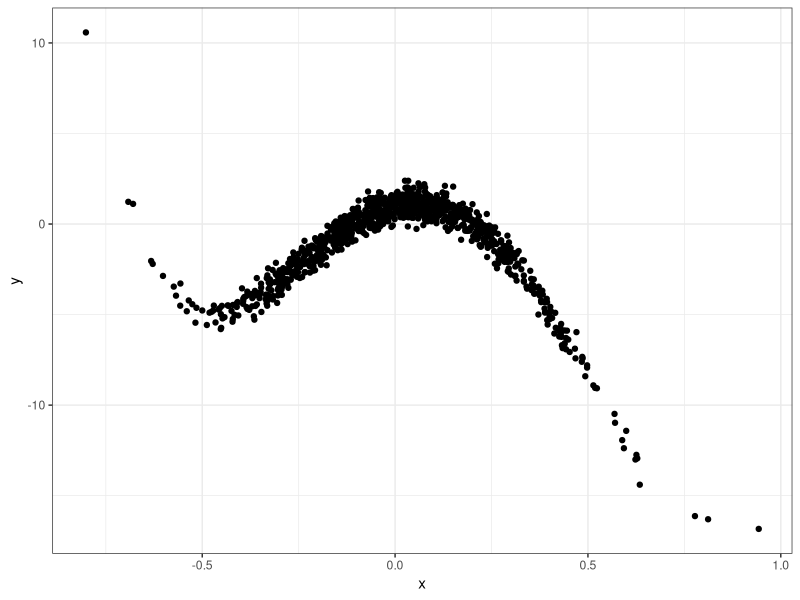
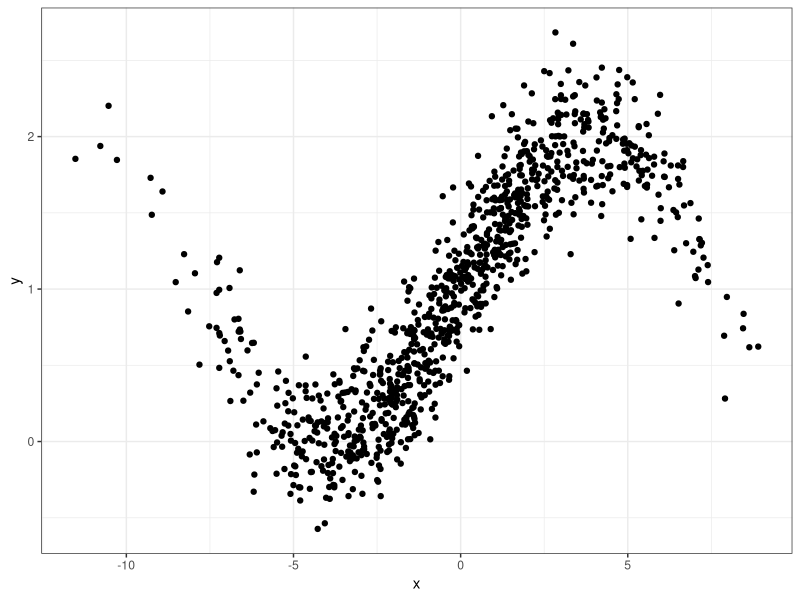
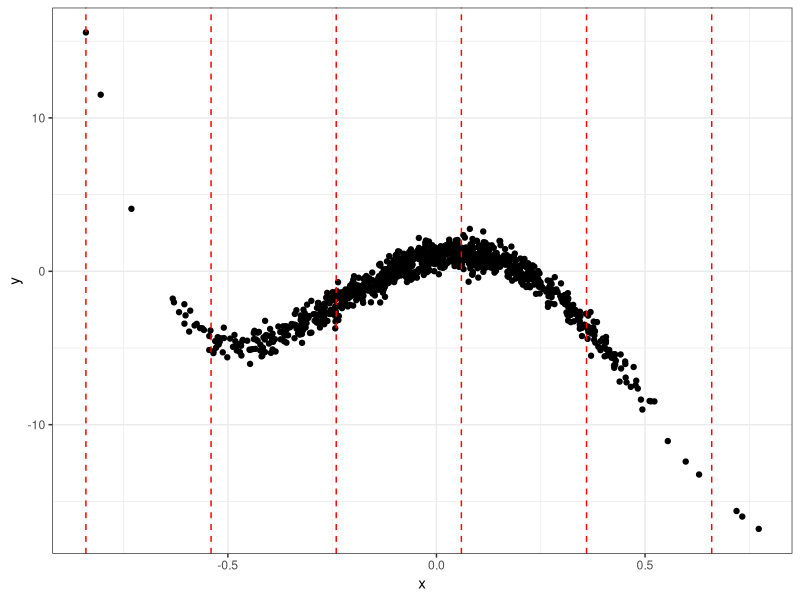
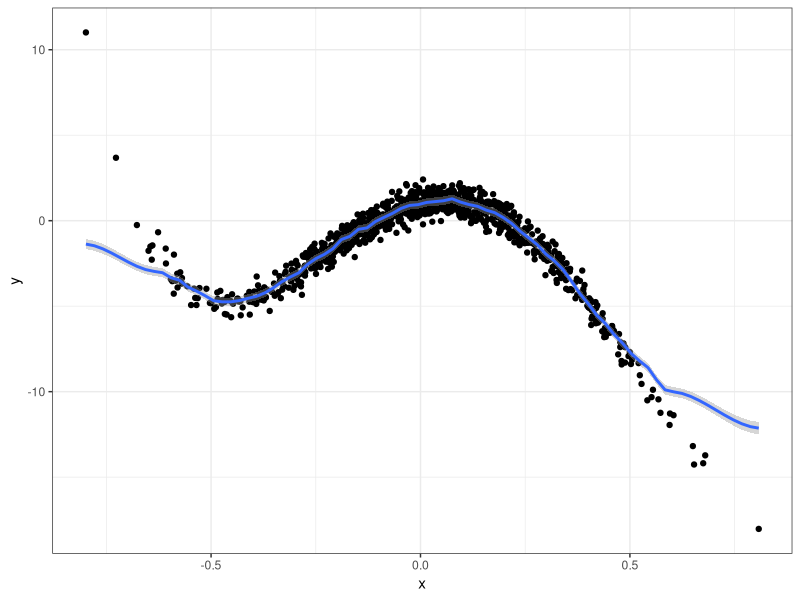
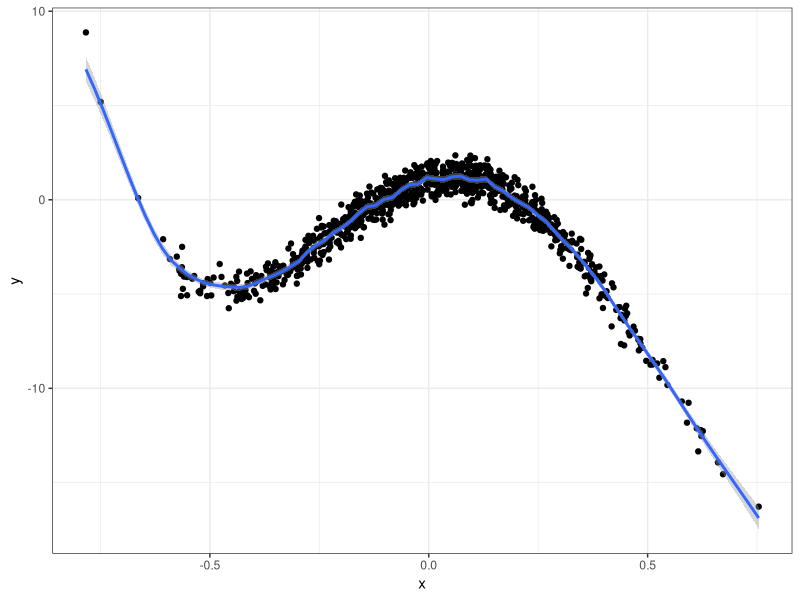

R code for these plots, in order:
## ---- chunk 1
library(tidyverse)
x <- rnorm(1000, sd = 0.25)
y <- 1 + 5.3 * x - 45 * x^2 - 35.5 * x^3 + 60 * x^4 + rnorm(1000, sd = 0.5)
ggplot(tibble(x=x, y=y), aes(x,y)) + geom_point() + theme_bw()
## ---- chunk 2
library(tidyverse)
x <- rnorm(1000, sd = 3.5)
y <- 1 + sinpi(x/8) + rnorm(1000, sd = 0.25)
ggplot(tibble(x=x, y=y), aes(x,y)) + geom_point() + theme_bw()
## ---- chunk 3
library(tidyverse)
x <- rnorm(1000, sd = 0.25)
y <- 1 + 5.3 * x - 45 * x^2 - 35.5 * x^3 + 60 * x^4 + rnorm(1000, sd = 0.5)
## ---- chunk 4
x <- rnorm(1000, sd = 0.25)
y <- 1 + 5.3 * x - 45 * x^2 - 35.5 * x^3 + 60 * x^4 + rnorm(1000, sd = 0.5)
xx <- seq(from = range(x)[1], to = range(x)[2], by = 0.3)

ggplot(tibble(x=x, y=y), aes(x,y)) + 
  geom_point() +
  geom_vline(xintercept = xx, col = "red", lty = 2) +
  theme_bw()
## ---- chunk 5
x <- rnorm(1000, sd = 0.25)
y <- 1 + 5.3 * x - 45 * x^2 - 35.5 * x^3 + 60 * x^4 + rnorm(1000, sd = 0.5)
ggplot(tibble(x=x, y=y), aes(x,y)) + 
  geom_point() +
  stat_smooth(method = stats::loess, 
              method.args = list(degree = 0,
                                 span = 0.05)) +
  theme_bw()
## ---- chunk 6
x <- rnorm(1000, sd = 0.25)
y <- 1 + 5.3 * x - 45 * x^2 - 35.5 * x^3 + 60 * x^4 + rnorm(1000, sd = 0.5)
ggplot(tibble(x=x, y=y), aes(x,y)) + 
  geom_point() +
  stat_smooth(method = stats::loess, 
              method.args = list(degree = 1,
                                 span = 0.05)) +
  theme_bw()
## ---- chunk 7
library(tidyverse)
x <- rnorm(1000, sd = 0.25)
y <- 1 + 5.3 * x - 45 * x^2 - 35.5 * x^3 + 60 * x^4 + rnorm(1000, sd = 0.5)
